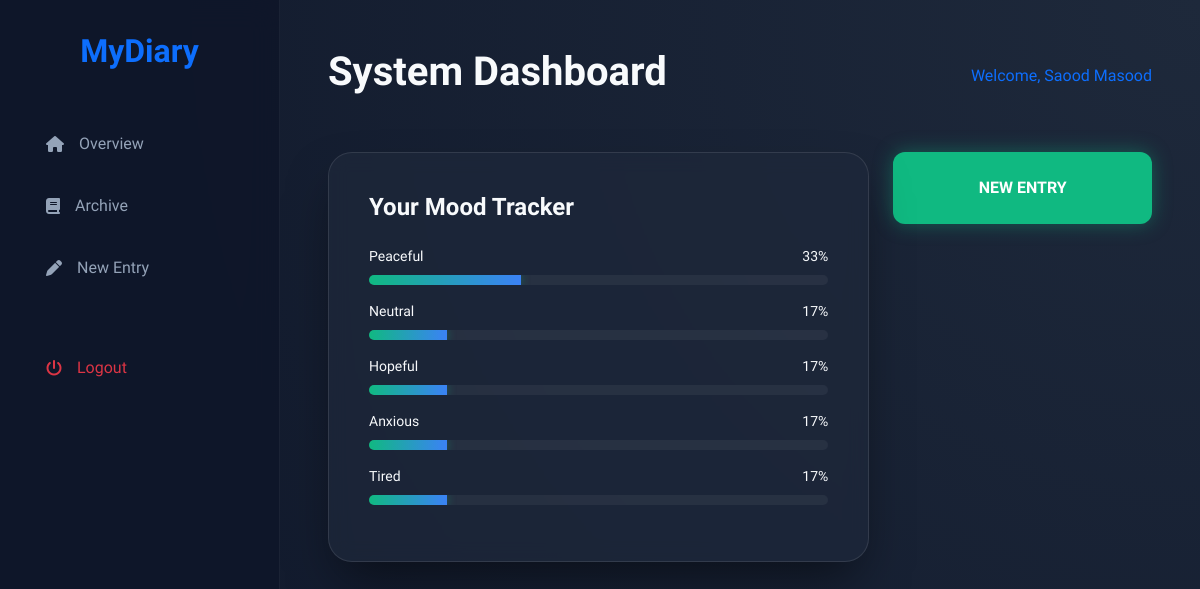
/ (signed in), run on the app's committed database.
### tables this page shows
CREATE TABLE entries (
            id INTEGER PRIMARY KEY AUTOINCREMENT,
            user_id INTEGER,
            title TEXT NOT NULL,
            content TEXT NOT NULL,
            primary_mood TEXT,
            confidence REAL,
            entry_date DATETIME DEFAULT CURRENT_TIMESTAMP,
            FOREIGN KEY (user_id) REFERENCES users(id)
        );

### app.py (the view)
@app.route("/")
def index():
    if not session.get("user_id"):
        return redirect("/login")
    entries = db_execute("SELECT primary_mood FROM entries WHERE user_id = ?", session["user_id"])
    total = len(entries)
    mood_stats = {}
    if total > 0:
        counts = {}
        for row in entries:
            m = row["primary_mood"]
            counts[m] = counts.get(m, 0) + 1
        for m, count in sorted(counts.items(), key=lambda x: x[1], reverse=True):
            mood_stats[m] = round((count / total) * 100)
    return render_template("index.html", total=total, mood_stats=mood_stats)

### app.py (called while the page is built)
def db_execute(query, *args):
    with sqlite3.connect("diary.db") as conn:
        conn.row_factory = sqlite3.Row  # Allows accessing columns by name like a dictionary
        db = conn.cursor()
        db.execute(query, args)
        if query.strip().upper().startswith("SELECT"):
            return [dict(row) for row in db.fetchall()]
        conn.commit()
        return db.lastrowid

### templates/index.html
{% extends "layout.html" %}
{% block main %}
<div class="d-flex justify-content-between align-items-center mb-5">
    <h1 class="fw-bold">System Dashboard</h1>
    <div class="text-primary">Welcome, {{ session.username }}</div>
</div>
<div class="row g-4">
    <div class="col-lg-8">
        <div class="glass-card" style="max-width: 100%;">
            <h4 class="fw-bold mb-4">Your Mood Tracker</h4>
            {% if mood_stats %}
                {% for mood, pct in mood_stats.items() %}
                <div class="mb-3">
                    <div class="d-flex justify-content-between small mb-1">
                        <span>{{ mood }}</span><span>{{ pct }}%</span>
                    </div>
                    <div class="bar-outer"><div class="bar-inner" style="width: {{ pct }}%"></div></div>
                </div>
                {% endfor %}
            {% else %}
                <p class="text-center py-5">No entries yet.</p>
            {% endif %}
        </div>
    </div>
    <div class="col-lg-4">
        <a href="/write" class="btn-neon text-center d-block py-4 text-decoration-none">NEW ENTRY</a>
    </div>
</div>
{% endblock %}

### static/styles.css (style rules this page uses)
:root { --primary: #10b981; --primary-glow: rgba(16, 185, 129, 0.4); --bg: #0f172a; --card: rgba(30, 41, 59, 0.7); --text: #f8fafc; }
body { background: radial-gradient(circle at top right, #1e293b, #0f172a); color: var(--text); font-family: 'Plus Jakarta Sans', sans-serif; margin: 0; min-height: 100vh; }
.glass-card { background: var(--card); backdrop-filter: blur(10px); border: 1px solid rgba(255,255,255,0.1); border-radius: 24px; padding: 2.5rem; width: 100%; max-width: 450px; box-shadow: 0 25px 50px -12px rgba(0, 0, 0, 0.5); }
.bar-outer { height: 10px; background: rgba(255,255,255,0.05); border-radius: 20px; overflow: hidden; margin-top: 8px; }
.bar-inner { height: 100%; background: linear-gradient(90deg, var(--primary), #3b82f6); box-shadow: 0 0 10px var(--primary-glow); }
.btn-neon { background: var(--primary); color: white; border: none; padding: 14px; border-radius: 12px; font-weight: 700; width: 100%; cursor: pointer; box-shadow: 0 0 20px var(--primary-glow); transition: 0.3s; }

### data on the page
entries: primary_mood "Peaceful", pct "33"
entries: primary_mood "Neutral", pct "17"
entries: primary_mood "Hopeful", pct "17"
entries: primary_mood "Anxious", pct "17"
entries: primary_mood "Tired", pct "17"

### other printed values
{{ session.username }} "Saood Masood"
